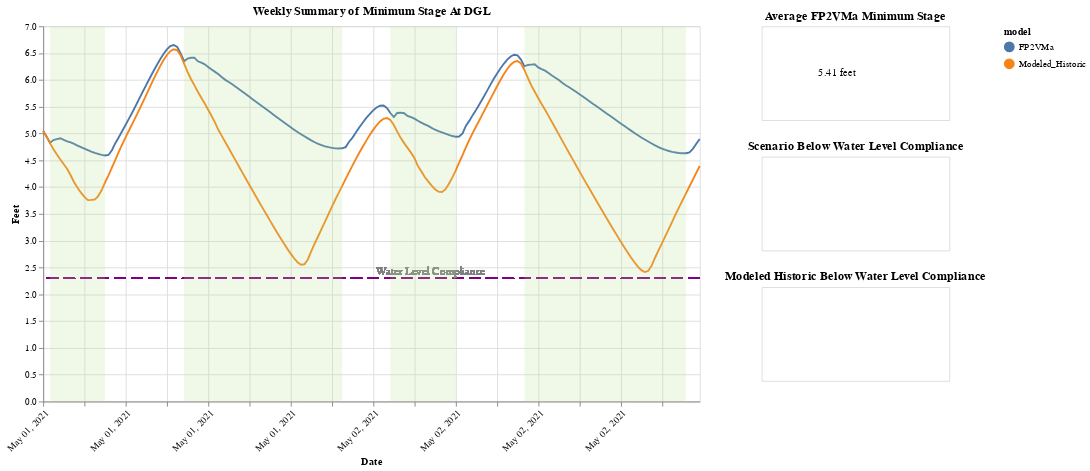

The notebook cell this image was saved under:
### Code cell
elev_cols = ["FP2VMa", "Modeled_Historic"]

base_elevation = alt.Chart(filtered_df).mark_line().encode(
        x=alt.X('yearmonthdatehoursminutes(datetime):T', title='Date', axis=alt.Axis(format='%b %d, %Y', labelAngle=-45)),
        y=alt.Y('value:Q', title='Feet'),
        color='model:N'
    ).transform_fold(
        ['FP2VMa', 'Modeled_Historic'],  # Columns to be "melted" into a long format
        as_=['model', 'value']  # New column names
    ).add_params(
        interval
    ).properties(
        title="Weekly Summary of Minimum Stage At DGL"
    )
yrule_wl = alt.Chart(filtered_df).mark_rule(color = "purple", strokeDash=[12, 6], size=1.5).encode(
            y=alt.datum(2.3)
    )
yrule_wl_text = alt.Chart(filtered_df).mark_text(
        text="Water Level Compliance",
        align="left",
        baseline="bottom",
        fontSize=12,
        color="grey",
        dx=5  # Offset text slightly to the right of the rule
    ).encode(
        y=alt.datum(2.3)  # Same y position as the rule
    )
nearest_elev = alt.selection_point(nearest=True, on="pointerover",
                                  fields=["datetime"], empty=False)
points_elev = base_elevation.mark_point().encode(
        opacity=alt.condition(nearest_elev, alt.value(1), alt.value(0))
    )
rules_elev = alt.Chart(filtered_df).mark_rule(color="gray", opacity=0).encode(
        x="datetime:T",
        opacity=alt.condition(nearest_elev, alt.value(0.3), alt.value(0)),
    ).add_params(nearest_elev)
when_near = alt.when(nearest_elev)
text = base_elevation.mark_text(
        align="left", dx=5, dy=-5
    ).transform_calculate(
        label='format(datum.value, ".2f") + " feet"'
    ).encode(
        text=when_near.then("label:N").otherwise(alt.value(" "))
    )
average_scenario_stage = alt.Chart(filtered_df).mark_text(align='right').encode(
            y=alt.Y('stat:N', axis=None),
            text=alt.Text('summary:N')
        ).transform_filter(
            interval
        ).transform_aggregate(
            average_stage='mean(FP2VMa)'
        ).transform_fold(
            ['average_stage'],  # Separate each statistic
            as_=['stat', 'value']
        ).transform_calculate(
            summary='format(datum.average_stage, ".2f") + " feet"'
        )
avg_stage = average_scenario_stage.encode(text='summary:N').properties(
            title=alt.Title(text='Average FP2VMa Minimum Stage', align='center')
    )
scenario_duration_below_wl = alt.Chart(filtered_df).mark_text(align='right').encode(
        y=alt.Y('wl_stat:N', axis=None),
            text=alt.Text('below_wl:N')
        # ).transform_filter(
        #     interval
        ).transform_filter(
            "datum.FP2VMa < 2.3"
        ).transform_aggregate(
            total_time_below_wl='sum(time_unit)'
        ).transform_calculate(
            below_wl='format(datum.total_time_below_wl, ".2f") + " hour"'
        ).properties(
            title=alt.Title(text='Scenario Below Water Level Compliance', align='center')
        )

modeled_historic_below_wl = alt.Chart(filtered_df).mark_text(align='right').encode(
        y=alt.Y('wl_stat:N', axis=None),
            text=alt.Text('below_wl:N')
        ).transform_filter(
            interval
        ).transform_filter(
            "datum.Modeled_Historic < 2.3"
        ).transform_aggregate(
            total_time_below_wl='sum(time_unit)'
        ).transform_calculate(
            below_wl='format(datum.total_time_below_wl, ".2f") + " hour"'
        ).properties(
            title=alt.Title(text='Modeled Historic Below Water Level Compliance', align='center')
        )
    
avg_stage = avg_stage.properties(width=200, height=100)
scenario_duration_below_wl = scenario_duration_below_wl.properties(width=200, height=100)
modeled_historic_below_wl = modeled_historic_below_wl.properties(width=200, height=100)
    # (base, points, yrule, rules, area_dgl_true
weekly_min_stage_chart = alt.layer(base_elevation, 
                              points_elev, 
                              yrule_wl, 
                              yrule_wl_text,
                              rules_elev,
                              area_dgl_true,
                              text
    ).properties(width=700, height=400)
    
combined_elev_text = alt.vconcat(
        avg_stage,
        scenario_duration_below_wl,
        modeled_historic_below_wl
    )
combined_elev_chart = alt.hconcat(
        weekly_min_stage_chart,
        combined_elev_text
    )

combined_elev_chart

### Figure 1 — Vega-Lite specification as saved in the notebook (floating-point values rounded to 4 significant figures; data arrays with more than 128 entries replaced by an {"elided": "..."} marker saying what was removed)
{"config": {"view": {"continuousWidth": 300, "continuousHeight": 300}}, "hconcat": [{"layer": [{"data": {"name": "data-f68b5d40d08e2c2c9ca8091488da0a69"}, "mark": {"type": "line"}, "encoding": {"color": {"field": "model", "type": "nominal"}, "x": {"axis": {"format": "%b %d, %Y", "labelAngle": -45}, "field": "datetime", "timeUnit": "yearmonthdatehoursminutes", "title": "Date", "type": "temporal"}, "y": {"field": "value", "title": "Feet", "type": "quantitative"}}, "name": "view_69", "title": "Weekly Summary of Minimum Stage At DGL", "transform": [{"fold": ["FP2VMa", "Modeled_Historic"], "as": ["model", "value"]}]}, {"data": {"name": "data-f68b5d40d08e2c2c9ca8091488da0a69"}, "mark": {"type": "point"}, "encoding": {"color": {"field": "model", "type": "nominal"}, "opacity": {"condition": {"param": "param_44", "value": 1, "empty": false}, "value": 0}, "x": {"axis": {"format": "%b %d, %Y", "labelAngle": -45}, "field": "datetime", "timeUnit": "yearmonthdatehoursminutes", "title": "Date", "type": "temporal"}, "y": {"field": "value", "title": "Feet", "type": "quantitative"}}, "title": "Weekly Summary of Minimum Stage At DGL", "transform": [{"fold": ["FP2VMa", "Modeled_Historic"], "as": ["model", "value"]}]}, {"data": {"name": "data-f68b5d40d08e2c2c9ca8091488da0a69"}, "mark": {"type": "rule", "color": "purple", "size": 1.5, "strokeDash": [12, 6]}, "encoding": {"y": {"datum": 2.3}}}, {"data": {"name": "data-f68b5d40d08e2c2c9ca8091488da0a69"}, "mark": {"type": "text", "align": "left", "baseline": "bottom", "color": "grey", "dx": 5, "fontSize": 12, "text": "Water Level Compliance"}, "encoding": {"y": {"datum": 2.3}}}, {"data": {"name": "data-f68b5d40d08e2c2c9ca8091488da0a69"}, "mark": {"type": "rule", "color": "gray", "opacity": 0}, "encoding": {"opacity": {"condition": {"param": "param_44", "value": 0.3, "empty": false}, "value": 0}, "x": {"field": "datetime", "type": "temporal"}}, "name": "view_70"}, {"data": {"name": "data-1f9b128efc38869be439de716ce7efca"}, "mark": {"type": "rect"}, "encoding": {"color": {"value": "#b2df8a"}, "opacity": {"value": 0.2}, "x": {"field": "gate_min_datetime", "type": "temporal"}, "x2": {"field": "gate_max_datetime"}}, "transform": [{"filter": "(datum.DGL === 'Closed')"}]}, {"data": {"name": "data-f68b5d40d08e2c2c9ca8091488da0a69"}, "mark": {"type": "text", "align": "left", "dx": 5, "dy": -5}, "encoding": {"color": {"field": "model", "type": "nominal"}, "text": {"condition": {"param": "param_44", "empty": false, "field": "label", "type": "nominal"}, "value": " "}, "x": {"axis": {"format": "%b %d, %Y", "labelAngle": -45}, "field": "datetime", "timeUnit": "yearmonthdatehoursminutes", "title": "Date", "type": "temporal"}, "y": {"field": "value", "title": "Feet", "type": "quantitative"}}, "title": "Weekly Summary of Minimum Stage At DGL", "transform": [{"fold": ["FP2VMa", "Modeled_Historic"], "as": ["model", "value"]}, {"calculate": "format(datum.value, \".2f\") + \" feet\"", "as": "label"}]}], "height": 400, "width": 700}, {"vconcat": [{"mark": {"type": "text", "align": "right"}, "encoding": {"text": {"field": "summary", "type": "nominal"}, "y": {"axis": null, "field": "stat", "type": "nominal"}}, "height": 100, "title": {"text": "Average FP2VMa Minimum Stage", "align": "center"}, "transform": [{"filter": {"param": "param_42"}}, {"aggregate": [{"op": "mean", "field": "FP2VMa", "as": "average_stage"}]}, {"fold": ["average_stage"], "as": ["stat", "value"]}, {"calculate": "format(datum.average_stage, \".2f\") + \" feet\"", "as": "summary"}], "width": 200}, {"mark": {"type": "text", "align": "right"}, "encoding": {"text": {"field": "below_wl", "type": "nominal"}, "y": {"axis": null, "field": "wl_stat", "type": "nominal"}}, "height": 100, "title": {"text": "Scenario Below Water Level Compliance", "align": "center"}, "transform": [{"filter": "datum.FP2VMa < 2.3"}, {"aggregate": [{"op": "sum", "field": "time_unit", "as": "total_time_below_wl"}]}, {"calculate": "format(datum.total_time_below_wl, \".2f\") + \" hour\"", "as": "below_wl"}], "width": 200}, {"mark": {"type": "text", "align": "right"}, "encoding": {"text": {"field": "below_wl", "type": "nominal"}, "y": {"axis": null, "field": "wl_stat", "type": "nominal"}}, "height": 100, "title": {"text": "Modeled Historic Below Water Level Compliance", "align": "center"}, "transform": [{"filter": {"param": "param_42"}}, {"filter": "datum.Modeled_Historic < 2.3"}, {"aggregate": [{"op": "sum", "field": "time_unit", "as": "total_time_below_wl"}]}, {"calculate": "format(datum.total_time_below_wl, \".2f\") + \" hour\"", "as": "below_wl"}], "width": 200}], "data": {"name": "data-f68b5d40d08e2c2c9ca8091488da0a69"}}], "params": [{"name": "param_42", "select": {"type": "interval", "encodings": ["x"], "mark": {"fill": "blue"}}, "views": ["view_69"]}, {"name": "param_44", "select": {"type": "point", "fields": ["datetime"], "nearest": true, "on": "pointerover"}, "views": ["view_70"]}], "$schema": "https://vega.github.io/schema/vega-lite/v5.20.1.json", "datasets": {"data-f68b5d40d08e2c2c9ca8091488da0a69": {"elided": "192 records"}, "data-1f9b128efc38869be439de716ce7efca": [{"gate_min_datetime": "2021-05-01 00:00:00", "gate_max_datetime": "2021-05-01 00:15:00", "DGL": "Open"}, {"gate_min_datetime": "2021-05-01 00:30:00", "gate_max_datetime": "2021-05-01 04:30:00", "DGL": "Closed"}, {"gate_min_datetime": "2021-05-01 04:45:00", "gate_max_datetime": "2021-05-01 10:00:00", "DGL": "Open"}, {"gate_min_datetime": "2021-05-01 10:15:00", "gate_max_datetime": "2021-05-01 21:45:00", "DGL": "Closed"}, {"gate_min_datetime": "2021-05-01 22:00:00", "gate_max_datetime": "2021-05-02 01:00:00", "DGL": "Open"}, {"gate_min_datetime": "2021-05-02 01:15:00", "gate_max_datetime": "2021-05-02 06:00:00", "DGL": "Closed"}, {"gate_min_datetime": "2021-05-02 06:15:00", "gate_max_datetime": "2021-05-02 10:45:00", "DGL": "Open"}, {"gate_min_datetime": "2021-05-02 11:00:00", "gate_max_datetime": "2021-05-02 22:45:00", "DGL": "Closed"}, {"gate_min_datetime": "2021-05-02 23:00:00", "gate_max_datetime": "2021-05-03 02:00:00", "DGL": "Open"}]}}
